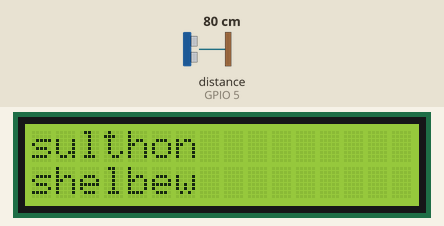
The sketch below on a simulated ESP32. Shown: 16×2 character LCD. Wiring (inferred from the names in the program): ultrasonic range finder: trigger GPIO 18; echo GPIO 5. Inputs (shaded band) come from the test bench; at power-on: distance to the obstacle (sensor on GPIO 5) 80 cm. The echo pulse lasts 58.3 µs per cm; WiFi joins after 1.5 s; servers stay silent unless stated; uploads are accepted with an empty reply; what the sketch prints to the serial monitor is not drawn.

Above: at 2.8 s.
2.9 s: distance to the obstacle (sensor on GPIO 5) set to 55 cm
4.6 s: distance to the obstacle (sensor on GPIO 5) set to 45 cm
At 6.4 s:
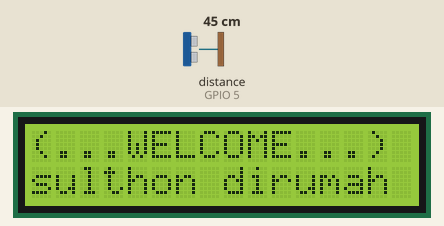
9.1 s: distance to the obstacle (sensor on GPIO 5) set to 60 cm
At 10.9 s:
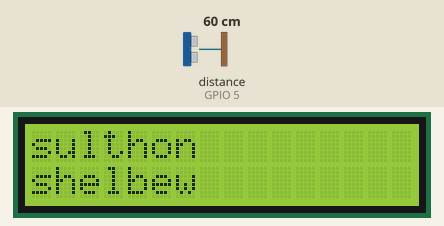
13.6 s: distance to the obstacle (sensor on GPIO 5) set to 2 cm
At 15.3 s:
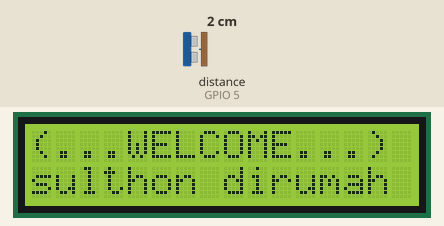
Timing chart, 0 to 16.8 s (numbered marks = the images above; inputs shaded):
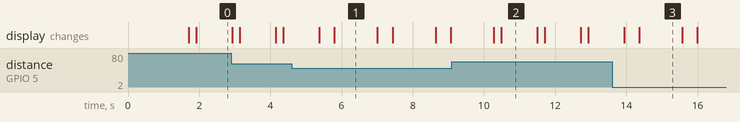

Measured:
- the behaviour switches between 50 and 49 cm on distance to the obstacle (sensor on GPIO 5) (found by bisection; images 0 and 1)
- after the input at 9.1 s, the display: first differs from a run without the input after 1.4 s (image 2)
- what the display in image 1 shows lasts 1.2 s, from 5.8 s to 7.0 s
- what the display in image 2 shows lasts 1.0 s, from 10.5 s to 11.5 s

The sketch:

projek-tamu-iot.ino
```cpp
#include <Wire.h>
#include <LiquidCrystal_I2C.h>
// #include <ESP8266WiFi.h>
// #include <ESP8266HTTPClient.h>
#include <HTTPClient.h>
#include <WiFi.h>
#include <ArduinoJson.h>

// global variabel
// wifi
const char *ssid = "abcd";
const char *pass = "qwertyui";
const String url = "http://192.168.63.29:3000/api/tamu";
WiFiClient wifi;

//
HTTPClient http;

//
LiquidCrystal_I2C lcd(0x27, 16, 2);
// ultrasonic
const int echoPin = 5;
const int trigPin = 18;
// buzzer
const int lampu = 34;

// servo

// sensor ultrasonic hc sr04
long distance()
{
  digitalWrite(trigPin, LOW);
  delayMicroseconds(2);
  digitalWrite(trigPin, HIGH);
  delayMicroseconds(10);
  digitalWrite(trigPin, LOW);

  // Reading the echo time
  long duration = pulseIn(echoPin, HIGH);

  // Calculating distance in centimeters
  long distance = duration / 58;

  return distance;
}

// buzzer call
void buzzerCall()
{
  digitalWrite(lampu, HIGH);
  delay(200);
  digitalWrite(lampu, LOW);
  delay(200);
}

// say hello
void sayHello()
{
  lcd.setCursor(0, 0);
  lcd.print("(...WELCOME...)");
  lcd.setCursor(0, 1);
  lcd.print("sulthon dirumah");
}

// hello
void createdBy()
{
  lcd.setCursor(0, 0);
  lcd.print("sulthon");
  lcd.setCursor(0, 1);
  lcd.print("shelbew");
}

// setup
void setup()
{
  // serial
  Serial.begin(9600);

  // lcd
  lcd.init();
  lcd.begin(16, 2);
  lcd.backlight();
  lcd.clear();

  //
  WiFi.begin(ssid, pass);
  while (WiFi.status() != WL_CONNECTED)
  {
    Serial.print(". ");
    lcd.setCursor(0, 0);
    lcd.print("wifi is ");
    lcd.setCursor(0, 1);
    lcd.print("not connected");
    delay(500);
  }

  lcd.clear();
  // ultrasonic
  pinMode(trigPin, OUTPUT);
  pinMode(echoPin, INPUT);
}

// loop
void loop()
{
  if (WiFi.status() == WL_CONNECTED)
  {
    //
    http.begin(wifi, url);
    http.addHeader("Content-Type", "application/json");
    //
    lcd.clear();
    long distance_cm = distance();

    // Displaying the distance
    Serial.print("Distance: ");
    Serial.print(distance_cm);
    Serial.println(" cm");

    if (distance_cm < 50)
    {
      buzzerCall();
      sayHello();
      String payload = "{\"tamu\":\"true\"}";
      int statusCode = http.POST(payload);
      if (statusCode > 0)
      {
        Serial.println("http post success");
        String response = http.getString();
        Serial.println(response);
      }
      else
      {
        Serial.print("HTTP POST request failed, error code: ");
        Serial.println(statusCode);
      }
    }
    else
    {
      String payload = "{\"tamu\":\"false\"}";
      int statusCode = http.POST(payload);
      if (statusCode > 0)
      {
        Serial.println("http post success");
        String response = http.getString();
        Serial.println(response);
      }
      else
      {
        Serial.print("HTTP POST request failed, error code: ");
        Serial.println(statusCode);
      }
      createdBy();
    }
  }

  delay(1000);
}
```
